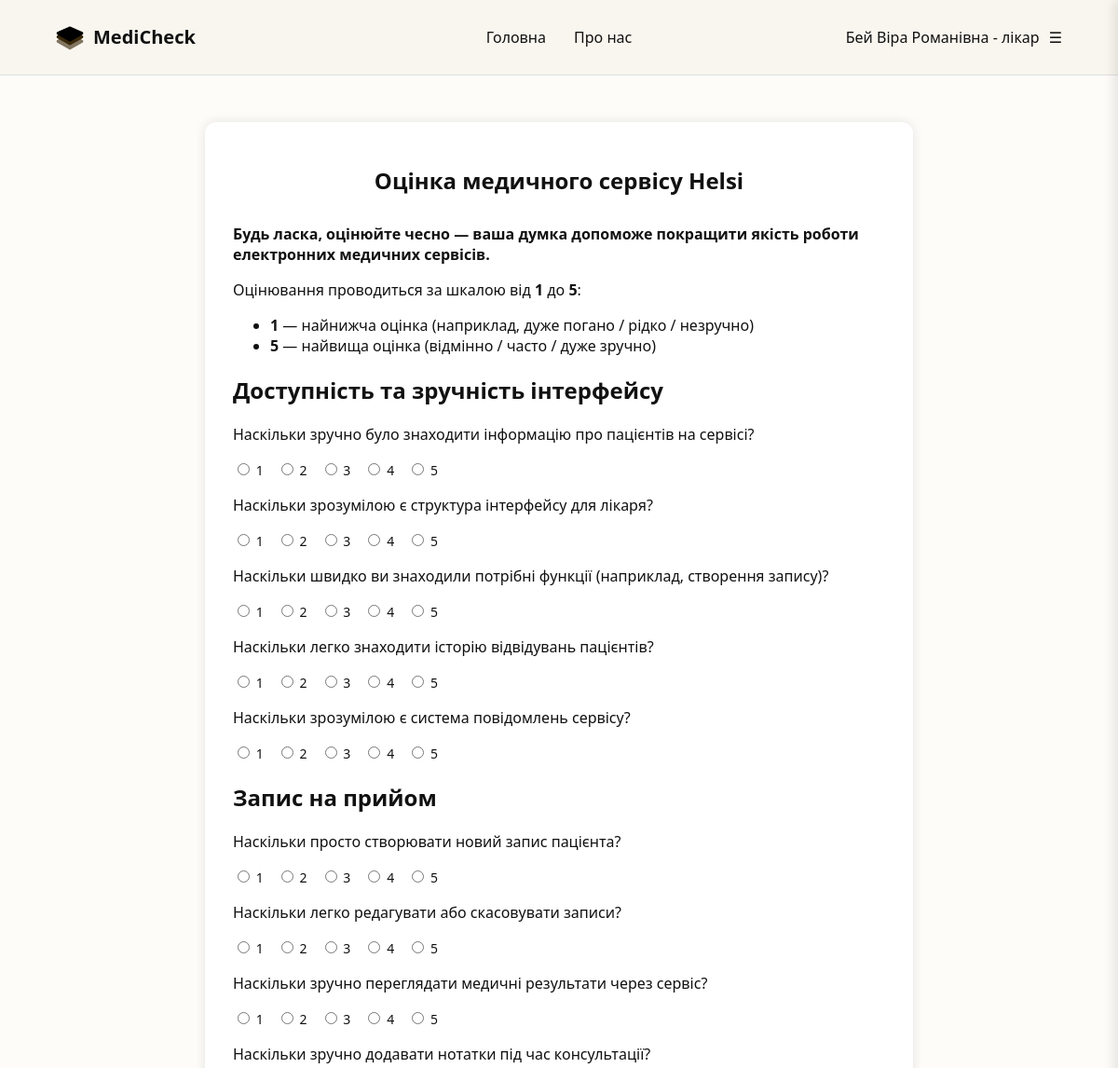
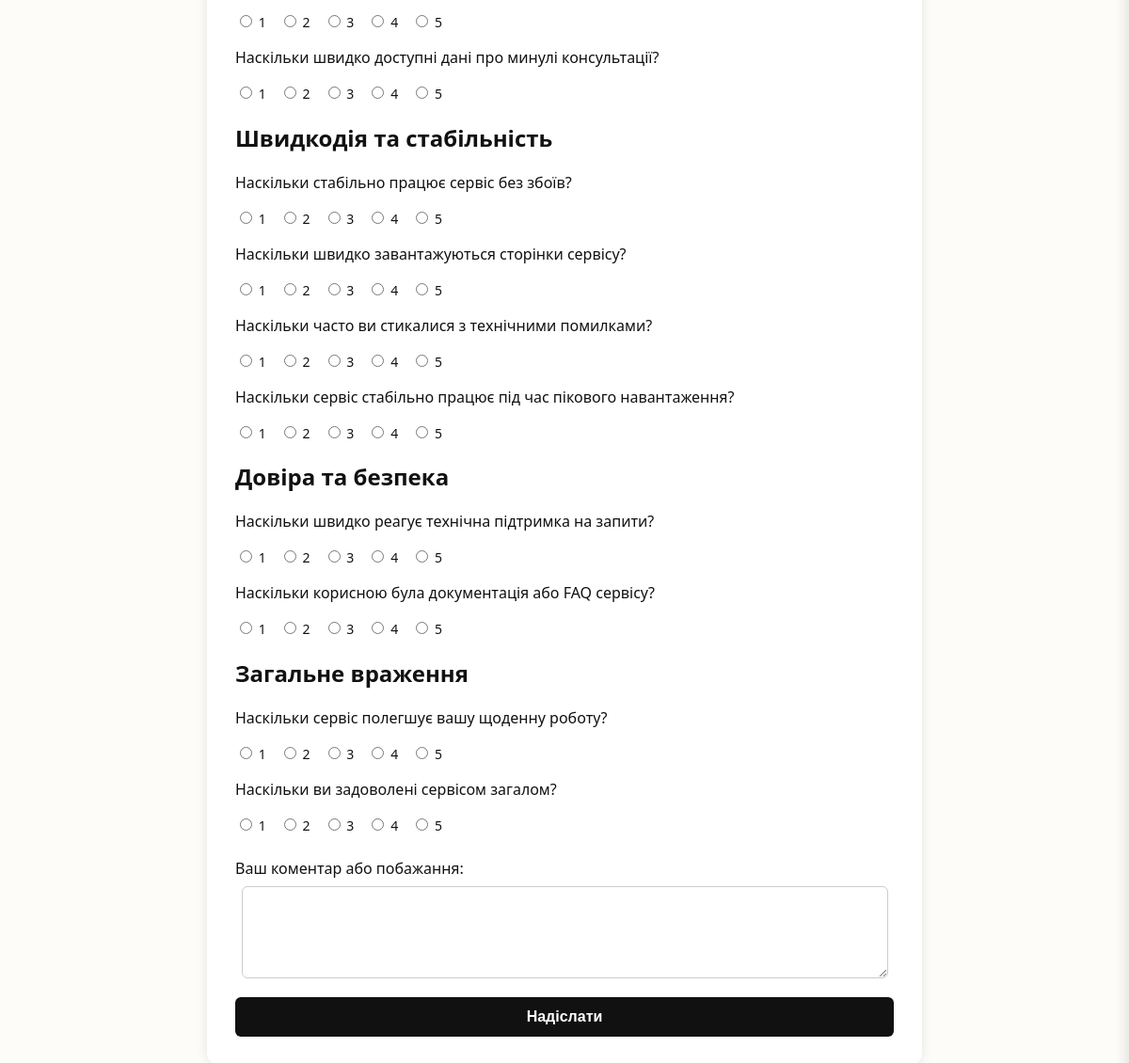
/survey/helsi/doctor/ (signed in), run on the app's committed database (2 pictures, top to bottom).
### app/models.py (models this page shows, shortened)
class Doctor(models.Model):
    GENDER_CHOICES = [('male', 'Чоловік'), ('female', 'Жінка')]
    first_name = models.CharField(max_length=100)
    last_name = models.CharField(max_length=100)
    middle_name = models.CharField(max_length=100, blank=True)
    gender = models.CharField(max_length=10, choices=GENDER_CHOICES)
    dob = models.DateField()
    email = models.EmailField(unique=True)
    license_number = models.CharField(max_length=100, unique=True)
    password = models.CharField(max_length=128)  # тимчасово, пізніше зробимо хешування

class MedicalService(models.Model):
    name = models.CharField(max_length=100)
    slug = models.SlugField(unique=True)

class SurveyQuestion(models.Model):
    ROLE_CHOICES = [
        ('patient', 'Пацієнт'),
        ('doctor', 'Лікар'),
    ]
    CATEGORY_CHOICES = [
        ('interface', 'Доступність та зручність інтерфейсу'),
        ('mobile', 'Мобільна адаптація'),
        ('speed', 'Швидкодія та стабільність'),
        ('booking', 'Запис на прийом'),
        ('trust', 'Довіра та безпека'),
        ('general', 'Загальне враження'),
    ]
    text = models.TextField()
    for_role = models.CharField(max_length=10, choices=ROLE_CHOICES)
    category = models.CharField(
        max_length=30,
        choices=CATEGORY_CHOICES,
        default='general'  # 👈 важливо, інакше база зламаєтьс
        )

### app/views.py (the view, shortened to what this page needs)
# urls.py: path('survey/<slug:service_slug>/doctor/', views.survey_doctor_view, name='survey_doctor'),
@login_required
def survey_doctor_view(request, service_slug):
    service = get_object_or_404(MedicalService, slug=service_slug)
    doctor = get_object_or_404(Doctor, email=request.user.email)
    questions = SurveyQuestion.objects.filter(for_role='doctor')
    questions_by_category = defaultdict(list)
    for q in questions:
        questions_by_category[q.category].append(q)
    return render(request, 'survey_doctor.html', {
        'doctor': doctor,
        'service': service,
        'questions_by_category': dict(questions_by_category)
    })

### app/templates/survey_doctor.html (shortened to what this page needs)
{% load static %}
<!DOCTYPE html>
<html lang="uk">
<head>
    <link rel="stylesheet" href="{% static 'css/survey_doctor.css' %}">
</head>
<body>
<header class="main-header">
    <div class="container">
        <div class="logo">
            <img src="{% static 'img/favicon.png' %}" alt="Логотип">
            <span>MediCheck</span>
        </div>
        <nav class="nav-links">
            <a href="{% url 'index' %}">Головна</a>
            <a href="{% url 'about' %}">Про нас</a>
        </nav>
        <div class="user-info">
            {{ doctor.last_name }} {{ doctor.first_name }} {{ doctor.middle_name }} - лікар
            <span class="menu-icon">☰</span>
        </div>
    </div>
</header>
<main class="survey-content">
    <h1>Оцінка медичного сервісу {{ service.name }}</h1>
    <div class="rating-info">
    <strong>Будь ласка, оцінюйте чесно — ваша думка допоможе покращити якість роботи електронних медичних сервісів.</strong>
    <p>Оцінювання проводиться за шкалою від <strong>1</strong> до <strong>5</strong>:</p>
    <ul>
      <li><strong>1</strong> — найнижча оцінка (наприклад, дуже погано / рідко / незручно)</li>
      <li><strong>5</strong> — найвища оцінка (відмінно / часто / дуже зручно)</li>
    </ul>
  </div>
    <form method="post">
        {% for category, qs in questions_by_category.items %}
        <div class="category-section">
            <h2>
                {% if category == 'interface' %}Доступність та зручність інтерфейсу{% endif %}
                {% if category == 'speed' %}Швидкодія та стабільність{% endif %}
                {% if category == 'booking' %}Запис на прийом{% endif %}
                {% if category == 'trust' %}Довіра та безпека{% endif %}
                {% if category == 'general' %}Загальне враження{% endif %}
            </h2>
            {% for question in qs %}
            <div class="question-block">
                <p>{{ question.text }}</p>
                <div class="rating-options">
                    {% for i in "12345" %}
                    <label>
                        <input type="radio" name="q{{ question.id }}" value="{{ i }}" required>
                        {{ i }}
                    </label>
                    {% endfor %}
                </div>
            </div>
            {% endfor %}
        </div>
        {% endfor %}
        <div class="comment-block">
            <label for="comment">Ваш коментар або побажання:</label>
            <textarea name="comment" rows="4"></textarea>
        </div>
        <button type="submit">Надіслати</button>
    </form>
</main>
</body>
</html>

### app/static/css/survey_doctor.css (style rules this page uses)
body { margin: 0; font-family: 'Segoe UI', sans-serif; background-color: #fdfcf9; color: #111; }
.main-header { height: 80px; display: flex; align-items: center; background-color: #f9f6ef; border-bottom: 1px solid #e0e0e0; position: relative; }
.container { max-width: 1200px; margin: 0 auto; width: 100%; display: flex; justify-content: space-between; align-items: center; padding: 0 60px; height: 100%; }
.logo { position: absolute; left: 60px; display: flex; align-items: center; font-weight: bold; font-size: 20px; }
.logo img { width: 30px; margin-right: 10px; }
.nav-links { position: absolute; left: 50%; transform: translateX(-50%); display: flex; gap: 30px; }
.nav-links a { text-decoration: none; color: #111; font-weight: 500; font-size: 16px; }
.user-info { position: absolute; right: 60px; font-size: 16px; color: #111; font-weight: 500; display: flex; align-items: center; }
.survey-content { max-width: 700px; margin: 50px auto; background-color: #fff; padding: 30px; border-radius: 12px; box-shadow: 0 0 12px rgba(0,0,0,0.1); }
.survey-content h1 { font-size: 24px; margin-bottom: 30px; text-align: center; }
.question-block p { font-weight: 500 !important; font-size: 16px; }
.rating-options label { display: inline-block; margin-right: 10px; font-size: 14px; }
textarea { width: 100%; padding: 10px; border-radius: 6px; border: 1px solid #ccc; font-family: inherit; font-size: 14px; }
button[type="submit"] { background-color: #111; color: white; padding: 12px 20px; border: none; border-radius: 6px; cursor: pointer; font-weight: 600; font-size: 16px; width: 100%; transition: background-color 0.3s ease; }
.menu-icon { margin-left: 10px; cursor: pointer; }
textarea { width: 95%; display: block; margin: 0 auto 20px auto; }
.comment-block { margin-top: 24px; font-weight: 500; }
.comment-block label { display: block; margin-bottom: 8px; }

### data on the page
Doctor: last_name "Бей", first_name "Віра", middle_name "Романівна"
MedicalService: name "Helsi"
SurveyQuestion: category "Доступність та зручність інтерфейсу", text "Наскільки зручно було знаходити інформацію про пацієнтів на сервісі?", i "1" "2" "3" "4" "5"
SurveyQuestion: text "Наскільки зрозумілою є структура інтерфейсу для лікаря?", i "1" "2" "3" "4" "5"
SurveyQuestion: text "Наскільки швидко ви знаходили потрібні функції (наприклад, створення запису)?", i "1" "2" "3" "4" "5"
SurveyQuestion: text "Наскільки легко знаходити історію відвідувань пацієнтів?", i "1" "2" "3" "4" "5"
SurveyQuestion: text "Наскільки зрозумілою є система повідомлень сервісу?", i "1" "2" "3" "4" "5"
SurveyQuestion: category "Запис на прийом", text "Наскільки просто створювати новий запис пацієнта?", i "1" "2" "3" "4" "5"
SurveyQuestion: text "Наскільки легко редагувати або скасовувати записи?", i "1" "2" "3" "4" "5"
SurveyQuestion: text "Наскільки зручно переглядати медичні результати через сервіс?", i "1" "2" "3" "4" "5"
SurveyQuestion: text "Наскільки зручно додавати нотатки під час консультації?", i "1" "2" "3" "4" "5"
SurveyQuestion: text "Наскільки швидко доступні дані про минулі консультації?", i "1" "2" "3" "4" "5"
SurveyQuestion: category "Швидкодія та стабільність", text "Наскільки стабільно працює сервіс без збоїв?", i "1" "2" "3" "4" "5"
SurveyQuestion: text "Наскільки швидко завантажуються сторінки сервісу?", i "1" "2" "3" "4" "5"
SurveyQuestion: text "Наскільки часто ви стикалися з технічними помилками?", i "1" "2" "3" "4" "5"
SurveyQuestion: text "Наскільки сервіс стабільно працює під час пікового навантаження?", i "1" "2" "3" "4" "5"
SurveyQuestion: category "Довіра та безпека", text "Наскільки швидко реагує технічна підтримка на запити?", i "1" "2" "3" "4" "5"
SurveyQuestion: text "Наскільки корисною була документація або FAQ сервісу?", i "1" "2" "3" "4" "5"
SurveyQuestion: category "Загальне враження", text "Наскільки сервіс полегшує вашу щоденну роботу?", i "1" "2" "3" "4" "5"
SurveyQuestion: text "Наскільки ви задоволені сервісом загалом?", i "1" "2" "3" "4" "5"
